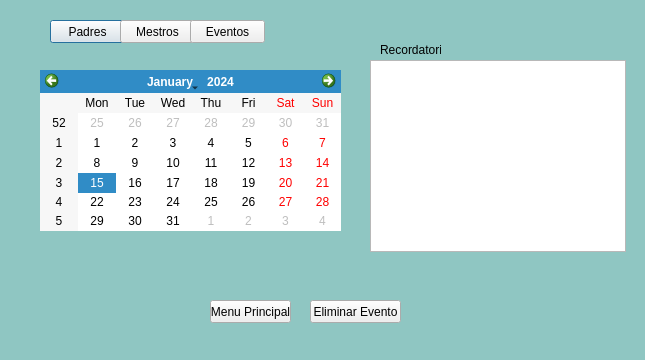
<?xml version="1.0" encoding="UTF-8"?>
<ui version="4.0">
 <class>agenda</class>
 <widget class="QDialog" name="agenda">
  <property name="geometry">
   <rect>
    <x>0</x>
    <y>0</y>
    <width>645</width>
    <height>360</height>
   </rect>
  </property>
  <property name="windowTitle">
   <string>Dialog</string>
  </property>
  <widget class="QCalendarWidget" name="calendarWidget">
   <property name="geometry">
    <rect>
     <x>40</x>
     <y>70</y>
     <width>301</width>
     <height>161</height>
    </rect>
   </property>
  </widget>
  <widget class="QPushButton" name="pushButton">
   <property name="geometry">
    <rect>
     <x>50</x>
     <y>20</y>
     <width>75</width>
     <height>23</height>
    </rect>
   </property>
   <property name="text">
    <string>Padres</string>
   </property>
  </widget>
  <widget class="QPushButton" name="pushButton_2">
   <property name="geometry">
    <rect>
     <x>120</x>
     <y>20</y>
     <width>75</width>
     <height>23</height>
    </rect>
   </property>
   <property name="text">
    <string>Mestros</string>
   </property>
  </widget>
  <widget class="QPushButton" name="pushButton_3">
   <property name="geometry">
    <rect>
     <x>190</x>
     <y>20</y>
     <width>75</width>
     <height>23</height>
    </rect>
   </property>
   <property name="text">
    <string>Eventos</string>
   </property>
  </widget>
  <widget class="QListView" name="listView">
   <property name="geometry">
    <rect>
     <x>370</x>
     <y>60</y>
     <width>256</width>
     <height>192</height>
    </rect>
   </property>
  </widget>
  <widget class="QLabel" name="label">
   <property name="geometry">
    <rect>
     <x>380</x>
     <y>40</y>
     <width>61</width>
     <height>20</height>
    </rect>
   </property>
   <property name="text">
    <string>Recordatorio</string>
   </property>
  </widget>
  <widget class="QPushButton" name="pushButton_4">
   <property name="geometry">
    <rect>
     <x>210</x>
     <y>300</y>
     <width>81</width>
     <height>23</height>
    </rect>
   </property>
   <property name="text">
    <string>Menu Principal</string>
   </property>
  </widget>
  <widget class="QLabel" name="label_2">
   <property name="geometry">
    <rect>
     <x>0</x>
     <y>0</y>
     <width>651</width>
     <height>361</height>
    </rect>
   </property>
   <property name="styleSheet">
    <string notr="true">background-color: rgb(143, 198, 194);</string>
   </property>
   <property name="text">
    <string/>
   </property>
  </widget>
  <widget class="QPushButton" name="pushButton_5">
   <property name="geometry">
    <rect>
     <x>310</x>
     <y>300</y>
     <width>91</width>
     <height>23</height>
    </rect>
   </property>
   <property name="text">
    <string>Eliminar Evento</string>
   </property>
  </widget>
  <zorder>label_2</zorder>
  <zorder>calendarWidget</zorder>
  <zorder>pushButton</zorder>
  <zorder>pushButton_2</zorder>
  <zorder>pushButton_3</zorder>
  <zorder>listView</zorder>
  <zorder>label</zorder>
  <zorder>pushButton_4</zorder>
  <zorder>pushButton_5</zorder>
 </widget>
 <resources/>
 <connections/>
</ui>
